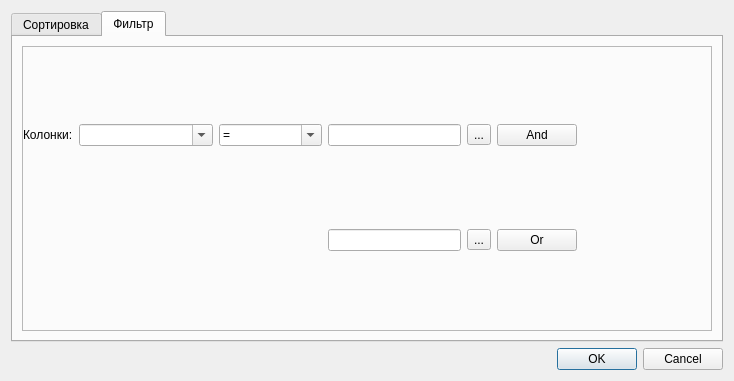
<?xml version="1.0" encoding="UTF-8"?>
<ui version="4.0">
 <class>FmtEditContentFilter</class>
 <widget class="QDialog" name="FmtEditContentFilter">
  <property name="geometry">
   <rect>
    <x>0</x>
    <y>0</y>
    <width>734</width>
    <height>381</height>
   </rect>
  </property>
  <property name="windowTitle">
   <string>Параметры фильтрации/сортировки</string>
  </property>
  <property name="windowIcon">
   <iconset resource="../res/fmt.qrc">
    <normaloff>:/img/Filter2HS.png</normaloff>:/img/Filter2HS.png</iconset>
  </property>
  <layout class="QVBoxLayout" name="verticalLayout_4">
   <item>
    <widget class="QTabWidget" name="tabWidget">
     <property name="currentIndex">
      <number>1</number>
     </property>
     <widget class="QWidget" name="tab">
      <attribute name="title">
       <string>Сортировка</string>
      </attribute>
      <layout class="QHBoxLayout" name="horizontalLayout" stretch="0,0,1,0">
       <item>
        <widget class="QListView" name="fldListView"/>
       </item>
       <item>
        <layout class="QVBoxLayout" name="verticalLayout_2">
         <item>
          <widget class="QPushButton" name="removeFromOrder">
           <property name="text">
            <string>&lt;</string>
           </property>
           <property name="autoDefault">
            <bool>false</bool>
           </property>
          </widget>
         </item>
         <item>
          <widget class="QPushButton" name="addAsc">
           <property name="text">
            <string>&gt; (Asc)</string>
           </property>
           <property name="autoDefault">
            <bool>false</bool>
           </property>
          </widget>
         </item>
         <item>
          <widget class="QPushButton" name="addDesc">
           <property name="text">
            <string>&gt; (Desc)</string>
           </property>
           <property name="autoDefault">
            <bool>false</bool>
           </property>
          </widget>
         </item>
         <item>
          <spacer name="verticalSpacer_2">
           <property name="orientation">
            <enum>Qt::Vertical</enum>
           </property>
           <property name="sizeHint" stdset="0">
            <size>
             <width>20</width>
             <height>40</height>
            </size>
           </property>
          </spacer>
         </item>
        </layout>
       </item>
       <item>
        <widget class="QListView" name="orderListView">
         <property name="editTriggers">
          <set>QAbstractItemView::NoEditTriggers</set>
         </property>
        </widget>
       </item>
       <item>
        <layout class="QVBoxLayout" name="verticalLayout">
         <item>
          <widget class="QPushButton" name="orderBtnUp">
           <property name="maximumSize">
            <size>
             <width>30</width>
             <height>30</height>
            </size>
           </property>
           <property name="text">
            <string>▲</string>
           </property>
           <property name="autoDefault">
            <bool>false</bool>
           </property>
          </widget>
         </item>
         <item>
          <widget class="QPushButton" name="orderBtnDown">
           <property name="maximumSize">
            <size>
             <width>30</width>
             <height>30</height>
            </size>
           </property>
           <property name="text">
            <string>▼</string>
           </property>
           <property name="autoDefault">
            <bool>false</bool>
           </property>
          </widget>
         </item>
         <item>
          <spacer name="verticalSpacer">
           <property name="orientation">
            <enum>Qt::Vertical</enum>
           </property>
           <property name="sizeHint" stdset="0">
            <size>
             <width>30</width>
             <height>40</height>
            </size>
           </property>
          </spacer>
         </item>
        </layout>
       </item>
      </layout>
     </widget>
     <widget class="QWidget" name="tab_2">
      <attribute name="title">
       <string>Фильтр</string>
      </attribute>
      <layout class="QVBoxLayout" name="verticalLayout_3">
       <item>
        <widget class="QFrame" name="frame">
         <property name="frameShape">
          <enum>QFrame::StyledPanel</enum>
         </property>
         <property name="frameShadow">
          <enum>QFrame::Raised</enum>
         </property>
         <layout class="QGridLayout" name="gridLayout" columnstretch="0,1,0,1,0,0,1">
          <property name="leftMargin">
           <number>0</number>
          </property>
          <property name="topMargin">
           <number>0</number>
          </property>
          <property name="rightMargin">
           <number>0</number>
          </property>
          <property name="bottomMargin">
           <number>0</number>
          </property>
          <item row="1" column="4">
           <widget class="QToolButton" name="condToolButton2">
            <property name="text">
             <string>...</string>
            </property>
           </widget>
          </item>
          <item row="0" column="1">
           <widget class="QComboBox" name="fldComboBox">
            <property name="editable">
             <bool>true</bool>
            </property>
           </widget>
          </item>
          <item row="0" column="4">
           <widget class="QToolButton" name="condToolButton1">
            <property name="text">
             <string>...</string>
            </property>
           </widget>
          </item>
          <item row="0" column="5">
           <widget class="QPushButton" name="pushAnd">
            <property name="text">
             <string>And</string>
            </property>
            <property name="autoDefault">
             <bool>false</bool>
            </property>
           </widget>
          </item>
          <item row="0" column="3">
           <widget class="QLineEdit" name="condLineEdit1"/>
          </item>
          <item row="0" column="2">
           <widget class="QComboBox" name="condComboBox">
            <property name="editable">
             <bool>true</bool>
            </property>
            <item>
             <property name="text">
              <string>=</string>
             </property>
            </item>
            <item>
             <property name="text">
              <string>&lt;&gt;</string>
             </property>
            </item>
            <item>
             <property name="text">
              <string>&gt;</string>
             </property>
            </item>
            <item>
             <property name="text">
              <string>&gt;=</string>
             </property>
            </item>
            <item>
             <property name="text">
              <string>&lt;</string>
             </property>
            </item>
            <item>
             <property name="text">
              <string>&lt;=</string>
             </property>
            </item>
            <item>
             <property name="text">
              <string>LIKE</string>
             </property>
            </item>
            <item>
             <property name="text">
              <string>BETWEEN</string>
             </property>
            </item>
            <item>
             <property name="text">
              <string>IS NOT NULL</string>
             </property>
            </item>
            <item>
             <property name="text">
              <string>IS NULL</string>
             </property>
            </item>
            <item>
             <property name="text">
              <string>IN</string>
             </property>
            </item>
            <item>
             <property name="text">
              <string>NOT IN</string>
             </property>
            </item>
           </widget>
          </item>
          <item row="1" column="3">
           <widget class="QLineEdit" name="condLineEdit2"/>
          </item>
          <item row="0" column="0">
           <widget class="QLabel" name="label">
            <property name="text">
             <string>Колонки:</string>
            </property>
           </widget>
          </item>
          <item row="1" column="5">
           <widget class="QPushButton" name="pushOr">
            <property name="text">
             <string>Or</string>
            </property>
            <property name="autoDefault">
             <bool>false</bool>
            </property>
           </widget>
          </item>
          <item row="0" column="6">
           <spacer name="horizontalSpacer">
            <property name="orientation">
             <enum>Qt::Horizontal</enum>
            </property>
            <property name="sizeHint" stdset="0">
             <size>
              <width>40</width>
              <height>20</height>
             </size>
            </property>
           </spacer>
          </item>
          <item row="1" column="6">
           <spacer name="horizontalSpacer_2">
            <property name="orientation">
             <enum>Qt::Horizontal</enum>
            </property>
            <property name="sizeHint" stdset="0">
             <size>
              <width>40</width>
              <height>20</height>
             </size>
            </property>
           </spacer>
          </item>
         </layout>
        </widget>
       </item>
      </layout>
     </widget>
    </widget>
   </item>
   <item>
    <widget class="QDialogButtonBox" name="buttonBox">
     <property name="orientation">
      <enum>Qt::Horizontal</enum>
     </property>
     <property name="standardButtons">
      <set>QDialogButtonBox::Cancel|QDialogButtonBox::Ok</set>
     </property>
    </widget>
   </item>
  </layout>
 </widget>
 <resources>
  <include location="../res/fmt.qrc"/>
 </resources>
 <connections>
  <connection>
   <sender>buttonBox</sender>
   <signal>accepted()</signal>
   <receiver>FmtEditContentFilter</receiver>
   <slot>accept()</slot>
   <hints>
    <hint type="sourcelabel">
     <x>248</x>
     <y>254</y>
    </hint>
    <hint type="destinationlabel">
     <x>157</x>
     <y>274</y>
    </hint>
   </hints>
  </connection>
  <connection>
   <sender>buttonBox</sender>
   <signal>rejected()</signal>
   <receiver>FmtEditContentFilter</receiver>
   <slot>reject()</slot>
   <hints>
    <hint type="sourcelabel">
     <x>316</x>
     <y>260</y>
    </hint>
    <hint type="destinationlabel">
     <x>286</x>
     <y>274</y>
    </hint>
   </hints>
  </connection>
 </connections>
</ui>
